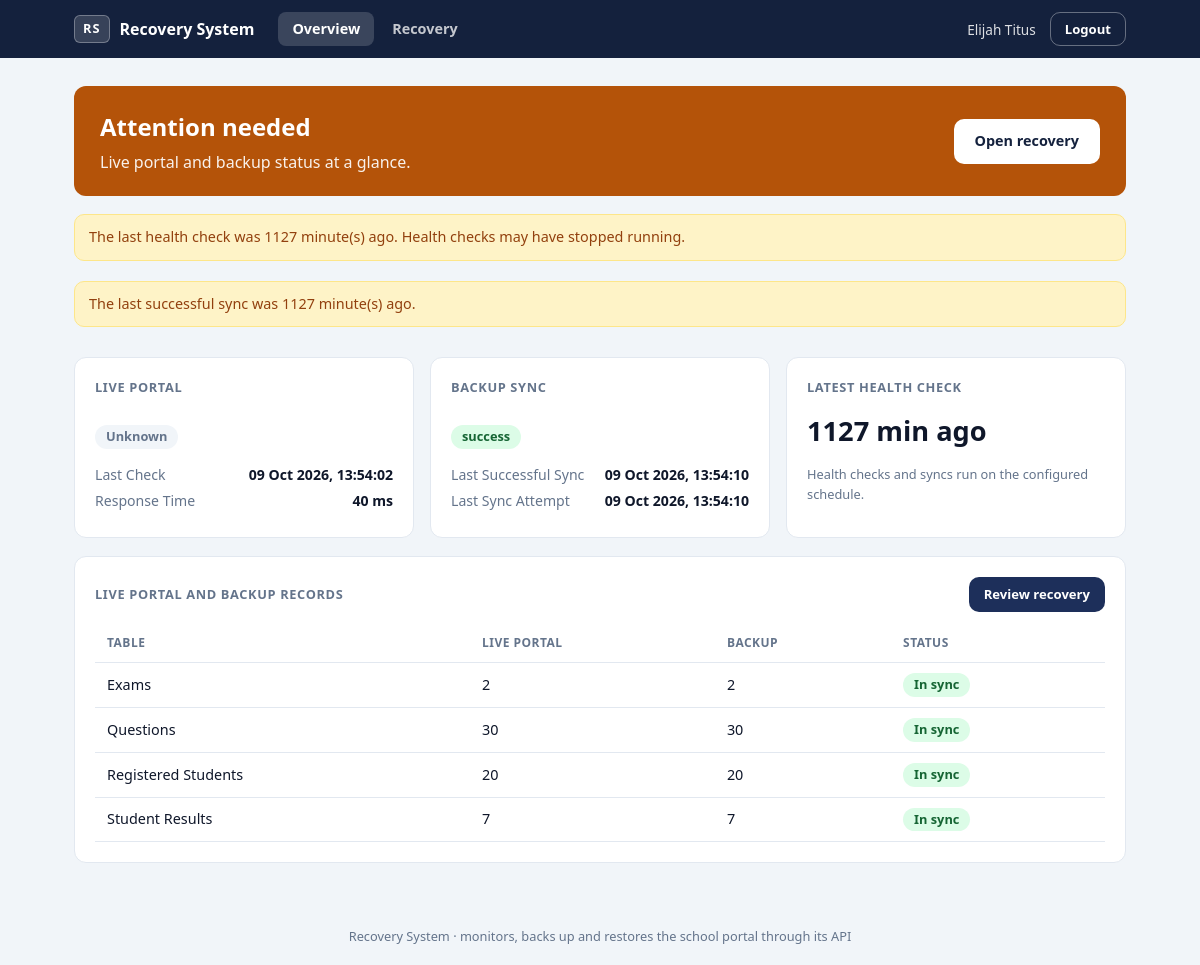
The app's page /index.php (signed in) with its own data.
### tables this page shows
CREATE TABLE `health_log` (
  `id` int(10) UNSIGNED NOT NULL,
  `checked_at` datetime NOT NULL,
  `is_up` tinyint(1) NOT NULL,
  `http_status` smallint(6) DEFAULT NULL,
  `response_ms` int(10) UNSIGNED DEFAULT NULL,
  `counts_json` text DEFAULT NULL,
  `error` varchar(255) DEFAULT NULL
);

CREATE TABLE `sync_log` (
  `id` int(10) UNSIGNED NOT NULL,
  `started_at` datetime NOT NULL,
  `finished_at` datetime DEFAULT NULL,
  `source` enum('cron','manual') NOT NULL DEFAULT 'cron',
  `status` enum('running','success','partial','failed') NOT NULL DEFAULT 'running',
  `rows_copied` int(10) UNSIGNED NOT NULL DEFAULT 0,
  `message` varchar(500) DEFAULT NULL
);

### includes/db.php (called while the page is built, shortened)
<?php
function db(): PDO
{
    static $pdo = null;
    if ($pdo === null) {
        $dsn = 'mysql:host=' . DB_HOST . ';dbname=' . DB_NAME . ';charset=' . DB_CHARSET;
        $pdo = new PDO($dsn, DB_USER, DB_PASS, [
            PDO::ATTR_ERRMODE            => PDO::ERRMODE_EXCEPTION,
            PDO::ATTR_DEFAULT_FETCH_MODE => PDO::FETCH_ASSOC,
            PDO::ATTR_EMULATE_PREPARES   => false,
        ]);
    }
    return $pdo;
}

### includes/health_engine.php (called while the page is built, shortened)
<?php
require_once __DIR__ . '/db.php';
function monitor_snapshot(PDO $pdo): array
{
    $alerts  = [];
    $overall = 'ok';
    $raise = function (string $level, string $message) use (&$alerts, &$overall): void {
        $alerts[] = ['level' => $level, 'message' => $message];
        if ($level === 'critical') {
            $overall = 'critical';
        } elseif ($overall === 'ok') {
            $overall = 'warning';
        }
    };
    $recent = $pdo->query(
        'SELECT checked_at, is_up, http_status, response_ms, counts_json, error
           FROM health_log ORDER BY id DESC LIMIT 100'
    )->fetchAll();
    $last = $recent[0] ?? null;
    $fails   = 0;
    $leading = true;
    $upRows  = [];
    foreach ($recent as $row) {
        if ((int) $row['is_up'] === 1) {
            $leading = false;
            $upRows[] = $row;
            if (count($upRows) >= 2) {
                break;
            }
        } elseif ($leading) {
            $fails++;
        }
    }
    $liveCounts = isset($upRows[0]) ? json_decode((string) $upRows[0]['counts_json'], true) : null;
    $state    = 'unknown';
    $checkAge = null;
    if ($last === null) {
        $raise('warning', 'No health checks have been recorded yet. Make sure cron/health_check.php is scheduled.');
    } else {
        $checkAge = (int) floor((time() - strtotime($last['checked_at'])) / 60);
    }
    $backupCounts = [];
    foreach (array_keys(MIRROR_COLUMNS) as $t) {
        $backupCounts[$t] = (int) $pdo->query("SELECT COUNT(*) FROM `$t`")->fetchColumn();
    }
    $lastSync = $pdo->query(
        'SELECT started_at, finished_at, status, rows_copied, message FROM sync_log ORDER BY id DESC LIMIT 1'
    )->fetch();
    $lastSuccess = $pdo->query(
        "SELECT finished_at FROM sync_log WHERE status = 'success' ORDER BY id DESC LIMIT 1"
    )->fetchColumn();
    $syncAge   = $lastSuccess ? (int) floor((time() - strtotime($lastSuccess)) / 60) : null;
    $syncStale = $syncAge === null || $syncAge > SYNC_STALE_MINUTES;
    return [
        'overall' => $overall,
        'alerts'  => $alerts,
        'portal'  => [
            'state'         => $state,
            'fails'         => $fails,
            'last_check'    => $last['checked_at'] ?? null,
            'last_ok'       => $upRows[0]['checked_at'] ?? null,
            'response_ms'   => isset($last['response_ms']) ? (int) $last['response_ms'] : null,
            'error'         => $last['error'] ?? null,
            'check_age_min' => $checkAge,
        ],
        'sync' => [
            'last_status'   => $lastSync['status'] ?? null,
            'last_finished' => $lastSync['finished_at'] ?? null,
            'last_success'  => $lastSuccess ?: null,
            'age_min'       => $syncAge,
            'stale'         => $syncStale,
        ],
        'live_counts'   => is_array($liveCounts) ? $liveCounts : null,
        'backup_counts' => $backupCounts,
    ];
}

### includes/helpers.php (called while the page is built, shortened)
<?php
function e(?string $v): string
{
    return htmlspecialchars((string) $v, ENT_QUOTES, 'UTF-8');
}
function fmt_dt(?string $ts): string
{
    return $ts ? date('d M Y, H:i:s', strtotime($ts)) : '-';
}

### index.php (the view, shortened to what this page needs)
<?php
require_once __DIR__ . '/includes/db.php';
require_once __DIR__ . '/includes/health_engine.php';
$snapshot = monitor_snapshot(db());
require __DIR__ . '/includes/layout/header.php';
$overallLabels = [
    'ok'       => 'All systems operational',
    'warning'  => 'Attention needed',
    'critical' => 'Critical issues detected',
];
$overall = $snapshot['overall'];
$bannerClass = in_array($overall, ['ok', 'warning', 'critical'], true) ? $overall : 'warning';
$portalLabels = [
    'up'       => 'Online',
    'degraded' => 'Degraded',
    'down'     => 'Down',
    'unknown'  => 'Unknown',
];
$portalBadge = [
    'up'       => 'good',
    'degraded' => 'warn',
    'down'     => 'bad',
    'unknown'  => 'muted',
];
$portalState = $snapshot['portal']['state'];
$tables = [
    'exams'               => 'Exams',
    'questions'           => 'Questions',
    'registered_students' => 'Registered students',
    'student_results'     => 'Student results',
];
?>
<section class="banner banner-<?= e($bannerClass) ?>">
    <div>
        <h1><?= e($overallLabels[$overall] ?? 'System status unavailable') ?></h1>
        <p>Live portal and backup status at a glance.</p>
    </div>
    <a class="btn btn-light" href="<?= e(APP_BASE) ?>/pages/recovery.php">Open recovery</a>
</section>
<?php if ($snapshot['alerts']): ?>
    <div class="alerts" aria-label="System alerts">
        <?php foreach ($snapshot['alerts'] as $alert): ?>
            <div class="alert alert-<?= $alert['level'] === 'critical' ? 'critical' : 'warning' ?>" role="status">
                <?= e($alert['message']) ?>
            </div>
        <?php endforeach; ?>
    </div>
<?php else: ?>
    <div class="flash flash-success" role="status">No active alerts.</div>
<?php endif; ?>
<div class="grid">
    <section class="card">
        <h2>Live portal</h2>
        <p class="big"><span class="badge badge-<?= e($portalBadge[$portalState] ?? 'muted') ?>"><?= e($portalLabels[$portalState] ?? 'Unknown') ?></span></p>
        <dl class="kv">
            <dt>Last check</dt>
            <dd><?= e(fmt_dt($snapshot['portal']['last_check'])) ?></dd>
            <dt>Response time</dt>
            <dd><?= $snapshot['portal']['response_ms'] !== null ? (int) $snapshot['portal']['response_ms'] . ' ms' : '-' ?></dd>
        </dl>
    </section>
    <section class="card">
        <h2>Backup sync</h2>
        <p class="big"><span class="badge badge-<?= $snapshot['sync']['last_status'] === 'success' ? 'good' : ($snapshot['sync']['last_status'] === 'failed' ? 'bad' : 'muted') ?>">
            <?= e($snapshot['sync']['last_status'] ?? 'Not run') ?>
        </span></p>
        <dl class="kv">
            <dt>Last successful sync</dt>
            <dd><?= e(fmt_dt($snapshot['sync']['last_success'])) ?></dd>
            <dt>Last sync attempt</dt>
            <dd><?= e(fmt_dt($snapshot['sync']['last_finished'])) ?></dd>
        </dl>
    </section>
    <section class="card">
        <h2>Latest health check</h2>
        <p class="big"><?= $snapshot['portal']['check_age_min'] !== null ? (int) $snapshot['portal']['check_age_min'] . ' min ago' : 'No data' ?></p>
        <p class="muted small">Health checks and syncs run on the configured schedule.</p>
    </section>
</div>
<section class="card card-wide">
    <div class="card-head">
        <h2>Live portal and backup records</h2>
        <a class="btn btn-primary btn-sm" href="<?= e(APP_BASE) ?>/pages/recovery.php">Review recovery</a>
    </div>
    <div class="table-wrap">
        <table class="table">
            <thead><tr><th>Table</th><th>Live portal</th><th>Backup</th><th>Status</th></tr></thead>
            <tbody>
            <?php foreach ($tables as $table => $label):
                $liveCount = $snapshot['live_counts'][$table] ?? null;
                $backupCount = $snapshot['backup_counts'][$table] ?? 0;
                $missing = $liveCount !== null && $liveCount < $backupCount;
            ?>
                <tr>
                    <td><?= e($label) ?></td>
                    <td><?= $liveCount !== null ? (int) $liveCount : '-' ?></td>
                    <td><?= (int) $backupCount ?></td>
                    <td>
                        <?php if ($liveCount === null): ?>
                            <span class="badge badge-muted">No health data</span>
                        <?php elseif ($missing): ?>
                            <span class="badge badge-bad">Backup has more</span>
                        <?php else: ?>
                            <span class="badge badge-good">In sync</span>
                        <?php endif; ?>
                    </td>
                </tr>
            <?php endforeach; ?>
            </tbody>
        </table>
    </div>
</section>
<?php require __DIR__ . '/includes/layout/footer.php'; ?>

### assets/css/style.css (style rules this page uses)
:root { --navy: #14213d; --navy-2: #1d2f5a; --bg: #f1f5f9; --surface: #ffffff; --text: #0f172a; --muted: #64748b; --border: #e2e8f0; --green: #166534; --green-bg: #dcfce7; --amber: #92400e; --amber-bg: #fef3c7; --red: #991b1b; --red-bg: #fee2e2; --radius: 12px; }
*, *::before, *::after { box-sizing: border-box; }
html, body { margin: 0; padding: 0; }
body { font-family: "Segoe UI", system-ui, -apple-system, Roboto, Arial, sans-serif; background: var(--bg); color: var(--text); line-height: 1.55; }
a { color: inherit; text-decoration: none; }
h1, h2 { margin: 0; }
.muted { color: var(--muted); }
.small { font-size: 0.8rem; }
.app { min-height: 100vh; display: flex; flex-direction: column; }
.banner { display: flex; align-items: center; justify-content: space-between; gap: 16px; flex-wrap: wrap; padding: 22px 26px; border-radius: var(--radius); color: #fff; margin-bottom: 18px; }
.banner h1 { font-size: 1.5rem; }
.banner p { margin: 4px 0 0; opacity: 0.92; }
.banner-warning { background: #b45309; }
.alerts { display: flex; flex-direction: column; gap: 8px; margin-bottom: 18px; }
.alert, .flash { padding: 11px 14px; border-radius: 10px; font-size: 0.9rem; border: 1px solid transparent; }
.alert-warning, .flash-warning { background: var(--amber-bg); color: var(--amber); border-color: #fde68a; }
.alert + .muted, .alert { margin-bottom: 12px; }
.grid { display: grid; gap: 16px; margin-bottom: 18px; grid-template-columns: repeat(auto-fit, minmax(240px, 1fr)); }
.card { background: var(--surface); border: 1px solid var(--border); border-radius: var(--radius); padding: 20px; }
.card h2 { font-size: 0.8rem; text-transform: uppercase; letter-spacing: 0.05em; color: var(--muted); margin-bottom: 12px; }
.card-wide { display: block; margin-bottom: 18px; }
.card-head { display: flex; justify-content: space-between; align-items: baseline; gap: 12px; flex-wrap: wrap; margin-bottom: 12px; }
.card-head h2 { margin: 0; }
.big { font-size: 1.7rem; font-weight: 700; margin: 0 0 12px; }
.kv { display: grid; grid-template-columns: auto 1fr; gap: 4px 14px; margin: 0; font-size: 0.88rem; }
.kv dt { color: var(--muted); text-transform: capitalize; }
.kv dd { margin: 0; text-align: right; font-weight: 600; }
.badge { display: inline-block; padding: 2px 11px; border-radius: 999px; font-size: 0.8rem; font-weight: 600; }
.badge-good { background: var(--green-bg); color: var(--green); }
.badge-muted { background: #f1f5f9; color: var(--muted); }
.table-wrap { overflow-x: auto; }
.table { width: 100%; border-collapse: collapse; font-size: 0.9rem; }
.table th, .table td { padding: 10px 12px; text-align: left; border-bottom: 1px solid var(--border); white-space: nowrap; }
.table th { font-size: 0.75rem; text-transform: uppercase; letter-spacing: 0.04em; color: var(--muted); }
.table td:first-child { text-transform: capitalize; }
.btn { display: inline-block; padding: 10px 20px; font: inherit; font-weight: 600; font-size: 0.9rem; border: 1px solid transparent; border-radius: 10px; cursor: pointer; transition: background 0.2s ease; }
.btn-primary { background: var(--navy-2); color: #fff; }
.btn-light { background: #fff; color: var(--navy); }
.btn-sm { padding: 6px 14px; font-size: 0.82rem; }

### records on screen
health_log: checked_at "09 Oct 2026, 13:54:02", response_ms "40"
sync_log: status "success"

### other values on screen
$adminName "Elijah Titus"
$overallLabels[$overall] "Attention needed"
$alert['message'] "The last health check was 1127 minute(s) ago. Health checks may have stopped running."
$alert['message'] "The last successful sync was 1127 minute(s) ago."
$portalLabels[$portalState] "Unknown"
fmt_dt($snapshot['sync']['last_success']) "09 Oct 2026, 13:54:10"
fmt_dt($snapshot['sync']['last_finished']) "09 Oct 2026, 13:54:10"
$snapshot['portal']['check_age_min'] "1127"
$label "Exams"
$liveCount "2"
$backupCount "2"
$label "Questions"
$liveCount "30"
$backupCount "30"
$label "Registered Students"
